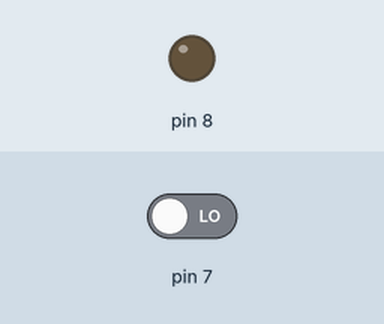
A sketch run on a simulated Arduino Uno, built with avr-gcc and run on an emulated ATmega328P. Parts: output pins drawn as LEDs (lit = HIGH). Inputs (shaded band) come from the test bench; at power-on: pin 7 LOW. What the sketch prints to the serial monitor is not drawn.

Above: at 1.2 s.
1.3 s: pin 7 driven HIGH
At 2.1 s:
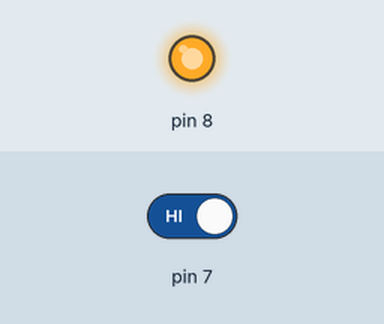
2.8 s: pin 7 driven LOW
At 3.2 s:
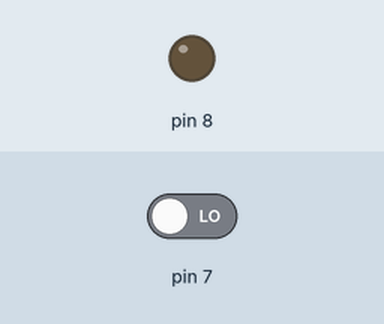
Timing chart, 0 to 5.8 s (numbered marks = the images above; inputs shaded):
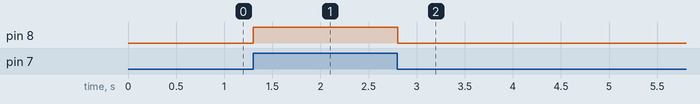

Measured:
- after the input at 1.3 s, pin 8: LOW → HIGH at once
- after the input at 2.8 s, pin 8: HIGH → LOW at once

The sketch:

Switch_test.ino
```cpp
void setup() {
  // put your setup code here, to run once:
  pinMode(8, OUTPUT);
  pinMode(7, INPUT);
  Serial.begin(9600);
}

void loop() {
  // put your main code here, to run repeatedly:
  Serial.println(digitalRead(7));
  if (digitalRead(7) == HIGH)
  {
    digitalWrite(8, HIGH);
  }
  else
  {
    digitalWrite(8, LOW);
  }
}
```
